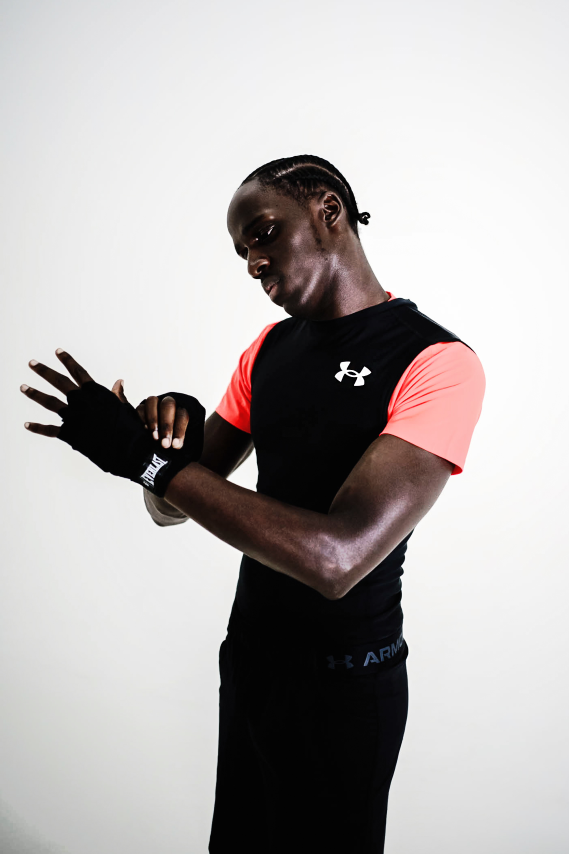
#> input picture PROJECTS/PROJECT_001/Original_Images/21.jpg, 1707 x 2560 px (shown at 1/3 size); its folder holds only this picture in this run
$ python -i edge_cleanup.py   (imports and definitions only)   (older library calls are emulated)
#> lines starting #> are read from the running program, lines starting #| are printed output that depends on the picture; after the words box and inside, x2 and y2 are one past the last pixel; in counts of white or black regions, pixels touching at a corner belong together
"""Deterministic Stage 3 edge cleanup for editorial sports composites.

All image arrays are RGB uint8 unless otherwise documented. This module never calls
an image-generation model; its edits are restricted to the detected subject boundary.
"""
from __future__ import annotations

import numpy as np
import cv2


# [23 lines left out: function detect_white_rim_heatmap, not called in this run]


def extract_nocturnal_sky_fg_mask(
    roi_rgb: np.ndarray, min_sky_area: int = 120
) -> np.ndarray:
    """Color-key a cool dark sky for the dedicated nocturnal-track workflow only."""
    if roi_rgb.ndim != 3 or roi_rgb.shape[2] != 3:
        raise ValueError("roi_rgb must be an HxWx3 RGB array")
    R, G, B = roi_rgb[:, :, 0], roi_rgb[:, :, 1], roi_rgb[:, :, 2]
    luma = 0.299 * R + 0.587 * G + 0.114 * B
    sky_raw = (R <= 15) & (G <= 27) & (B <= 48) & ((B - R) >= 6.0) & (luma <= 26.0)
    n, labels, stats, _ = cv2.connectedComponentsWithStats(sky_raw.astype(np.uint8), connectivity=8)
    clean_sky = np.zeros_like(labels, dtype=np.uint8)
    for label in range(1, n):
        if stats[label, cv2.CC_STAT_AREA] >= min_sky_area:
            clean_sky[labels == label] = 1
    return (1 - clean_sky).astype(np.uint8)


def build_auto_protection_mask(
    roi_rgb: np.ndarray,
    footwear_boxes: list[tuple[int, int, int, int]] | None = None,
    accessory_boxes: list[tuple[int, int, int, int]] | None = None,
    exclude_boxes: list[tuple[int, int, int, int]] | None = None,
) -> tuple[np.ndarray, np.ndarray]:
    """Protect intentional white/color detail; boxes use ROI-local (x0,y0,x1,y1)."""
    rh, rw, channels = roi_rgb.shape
    if channels != 3:
        raise ValueError("roi_rgb must be an HxWx3 RGB array")
    R, G, B = roi_rgb[:, :, 0], roi_rgb[:, :, 1], roi_rgb[:, :, 2]
    luma = 0.299 * R + 0.587 * G + 0.114 * B
    sat = np.max(roi_rgb, axis=2) - np.min(roi_rgb, axis=2)

    acc_mask = np.zeros((rh, rw), dtype=np.float32)
    for x0, y0, x1, y1 in accessory_boxes or []:
        x0, y0, x1, y1 = _clip_box((x0, y0, x1, y1), rw, rh)
        sub_sat = (sat[y0:y1, x0:x1] > 58.0).astype(np.float32)
        acc_mask[y0:y1, x0:x1] = cv2.GaussianBlur(sub_sat, (3, 3), 0.7)

    fw_zone = np.zeros((rh, rw), dtype=bool)
    for box in footwear_boxes or []:
        x0, y0, x1, y1 = _clip_box(box, rw, rh)
        fw_zone[y0:y1, x0:x1] = True
    is_skin_tone = (R > G + 14) & (G > B + 6) & (R < 215) & ((R - G) < 85)
    is_white_part = (luma > 125) & (sat < 48) & (~is_skin_tone)
    is_red_part = (R > 110) & ((R - G) > 55)
    is_blue_sole = (B > R + 20) & (luma > 35)
    fw_keep = fw_zone & (is_white_part | is_red_part | is_blue_sole)
    fw_protect = cv2.dilate(
        fw_keep.astype(np.uint8), cv2.getStructuringElement(cv2.MORPH_ELLIPSE, (5, 5))
    ).astype(np.float32)

    for box in exclude_boxes or []:
        x0, y0, x1, y1 = _clip_box(box, rw, rh)
        acc_mask[y0:y1, x0:x1] = 0.0
        fw_protect[y0:y1, x0:x1] = 0.0
    fw_protect = cv2.GaussianBlur(fw_protect, (3, 3), 0.8)
    return np.clip(np.maximum(acc_mask, fw_protect), 0.0, 1.0), fw_protect


def _clip_box(box: tuple[int, int, int, int], width: int, height: int) -> tuple[int, int, int, int]:
    x0, y0, x1, y1 = box
    x0, x1 = max(0, min(width, x0)), max(0, min(width, x1))
    y0, y1 = max(0, min(height, y0)), max(0, min(height, y1))
    if x1 <= x0 or y1 <= y0:
        raise ValueError(f"Empty or invalid box: {box}")
    return x0, y0, x1, y1


def remove_studio_white_rim(
    img_u8: np.ndarray,
    fg_mask: np.ndarray | None = None,
    roi_box: tuple[int, int, int, int] | None = None,
    footwear_boxes: list[tuple[int, int, int, int]] | None = None,
    accessory_boxes: list[tuple[int, int, int, int]] | None = None,
    exclude_boxes: list[tuple[int, int, int, int]] | None = None,
    fingertip_boxes: list[tuple[int, int, int, int]] | None = None,
    skin_cap_rgb: tuple[float, float, float] = (124.0, 80.0, 58.0),
    rim_width_px: float = 11.0,
    min_grazing_mult: float = 0.40,
    grain_std: float = 1.1,
    seed: int = 42,
) -> np.ndarray:
    """Reduce studio-white edge spill only near a foreground boundary.

    `img_u8` must be RGB. `fg_mask` is HxW with 0/255 (or boolean) foreground.
    All boxes are global image coordinates; `roi_box` is (x0,y0,x1,y1).
    Returns RGB uint8. Always inspect the diagnostic mask and final edge crops.
    """
    if img_u8.dtype != np.uint8 or img_u8.ndim != 3 or img_u8.shape[2] != 3:
        raise ValueError("img_u8 must be an HxWx3 RGB uint8 array")
    H, W, _ = img_u8.shape
    x0, y0, x1, y1 = roi_box if roi_box is not None else (0, 0, W, H)
    x0, y0, x1, y1 = _clip_box((x0, y0, x1, y1), W, H)
    roi = img_u8[y0:y1, x0:x1].astype(np.float32)
    rh, rw, _ = roi.shape

    def to_local(boxes):
        if not boxes:
            return []
        result = []
        for ax, ay, bx, by in boxes:
            result.append(_clip_box((ax - x0, ay - y0, bx - x0, by - y0), rw, rh))
        return result

    if fg_mask is None:
        fg = extract_nocturnal_sky_fg_mask(roi.astype(np.uint8))
    else:
        if fg_mask.shape[:2] != (H, W):
            raise ValueError("fg_mask dimensions must match img_u8")
        fg = (fg_mask[y0:y1, x0:x1] > 0).astype(np.uint8)
    dist_in = cv2.distanceTransform(fg, cv2.DIST_L2, 5)

    edge_inpaint = ((fg > 0) & (dist_in <= 6.0)).astype(np.uint8)
    bg_inpainted = np.zeros_like(roi)
    for channel in range(3):
        bg_inpainted[:, :, channel] = cv2.inpaint(
            roi[:, :, channel].astype(np.uint8), edge_inpaint, 7, cv2.INPAINT_TELEA
        ).astype(np.float32)
    bg_local = cv2.GaussianBlur(bg_inpainted, (15, 15), 4.0)

    protect, fw_protect = build_auto_protection_mask(
        roi, footwear_boxes=to_local(footwear_boxes),
        accessory_boxes=to_local(accessory_boxes), exclude_boxes=to_local(exclude_boxes)
    )
    dist_smooth = cv2.GaussianBlur(dist_in, (9, 9), 2.2)
    gx = cv2.Sobel(dist_smooth, cv2.CV_32F, 1, 0, ksize=5)
    gy = cv2.Sobel(dist_smooth, cv2.CV_32F, 0, 1, ksize=5)
    gnorm = np.sqrt(gx * gx + gy * gy) + 1e-6
    nx, ny = gx / gnorm, gy / gnorm
    yy, xx = np.mgrid[0:rh, 0:rw].astype(np.float32)

    low = cv2.GaussianBlur(roi, (5, 5), 1.1)
    high = roi - low
    luma = 0.299 * roi[:, :, 0] + 0.587 * roi[:, :, 1] + 0.114 * roi[:, :, 2]
    low_luma = 0.299 * low[:, :, 0] + 0.587 * low[:, :, 1] + 0.114 * low[:, :, 2]
    local_thick = cv2.dilate(dist_in, cv2.getStructuringElement(cv2.MORPH_ELLIPSE, (19, 19)))
    step1 = np.clip(9.5 - dist_in, 0.0, np.maximum(local_thick - dist_in + 1.0, 2.5))
    step2 = np.clip(14.5 - dist_in, 0.0, np.maximum(local_thick - dist_in + 2.0, 3.5))
    ref1 = cv2.remap(low, np.clip(xx + nx * step1, 0, rw - 1), np.clip(yy + ny * step1, 0, rh - 1), cv2.INTER_LINEAR)
    ref2 = cv2.remap(low, np.clip(xx + nx * step2, 0, rw - 1), np.clip(yy + ny * step2, 0, rh - 1), cv2.INTER_LINEAR)
    l1 = 0.299 * ref1[:, :, 0] + 0.587 * ref1[:, :, 1] + 0.114 * ref1[:, :, 2]
    l2 = 0.299 * ref2[:, :, 0] + 0.587 * ref2[:, :, 1] + 0.114 * ref2[:, :, 2]
    ref = np.where(((l2 < l1) & (l2 > 14.0))[:, :, None], ref2, ref1)
    l_ref = 0.299 * ref[:, :, 0] + 0.587 * ref[:, :, 1] + 0.114 * ref[:, :, 2]
    cap = np.array(skin_cap_rgb, dtype=np.float32)[None, None, :]
    too_bright = np.clip((l_ref - 90.0) / 68.0, 0.0, 0.85)[:, :, None]
    ref_clean = ref * (1.0 - too_bright) + cap * too_bright

    ft_zone = np.zeros((rh, rw), dtype=np.float32)
    for fx0, fy0, fx1, fy1 in to_local(fingertip_boxes):
        ft_zone[fy0:fy1, fx0:fx1] = 1.0
    if fingertip_boxes:
        ft_zone = cv2.GaussianBlur(ft_zone, (15, 15), 4.5)

    t = np.clip((dist_in - 0.7) / 9.0, 0.0, 1.0)
    t_smooth = t * t * (3.0 - 2.0 * t)
    min_m = min_grazing_mult + 0.18 * ft_zone
    grazing_mult = min_m + (1.0 - min_m) * t_smooth
    target_low = ref_clean * grazing_mult[:, :, None]
    target_luma = 0.299 * target_low[:, :, 0] + 0.587 * target_low[:, :, 1] + 0.114 * target_low[:, :, 2]
    ew = np.clip((rim_width_px - dist_in) / (rim_width_px - 3.2), 0.0, 1.0)
    ew = ew * ew * (3.0 - 2.0 * ew) * (fg > 0).astype(np.float32) * (1.0 - protect)
    excess = np.clip((low_luma - target_luma) / 20.0, 0.0, 1.0)
    blend_w = ew * excess
    new_low = low * (1.0 - blend_w[:, :, None]) + target_low * blend_w[:, :, None]

    cloth_edge = np.clip((5.0 - dist_in) / 3.4, 0.0, 1.0) * (fg > 0).astype(np.float32) * (1.0 - protect)
    is_dark = np.clip((38.0 - l_ref) / 18.0, 0.0, 1.0)
    dark_flare = np.clip((low_luma - (l_ref * 0.82 + 1.5)) / 12.0, 0.0, 1.0)
    w_dark = cloth_edge * is_dark * dark_flare
    dark_target = ref * 0.70 + bg_local * 0.30
    new_low = new_low * (1.0 - w_dark[:, :, None]) + dark_target * w_dark[:, :, None]

    new_luma = 0.299 * new_low[:, :, 0] + 0.587 * new_low[:, :, 1] + 0.114 * new_low[:, :, 2]
    ratio = np.clip((new_luma + 8.0) / (low_luma + 8.0), 0.22, 1.0)[:, :, None]
    high_scaled = np.where(high > 0, high * (ratio ** 1.65), high * ratio)
    out_roi = new_low + high_scaled
    subpx = np.clip((2.15 - dist_in) / 1.55, 0.0, 1.0) * (fg > 0).astype(np.float32) * (1.0 - protect)
    orig_rim_flag = np.clip((luma - 36.0) / 52.0, 0.18, 0.72)
    w_bg = (subpx * orig_rim_flag)[:, :, None]
    out_roi = out_roi * (1.0 - w_bg) + bg_local * w_bg

    fw_edge = (np.clip((3.5 - dist_in) / 2.8, 0.0, 1.0) * (fg > 0) * fw_protect)[:, :, None]
    cool_shade = out_roi * np.array([0.76, 0.81, 0.88], dtype=np.float32)
    out_roi = out_roi * (1.0 - 0.58 * fw_edge) + cool_shade * (0.58 * fw_edge)
    fw_1px = (np.clip((1.75 - dist_in) / 1.15, 0.0, 1.0) * (fg > 0) * fw_protect)[:, :, None]
    out_roi = out_roi * (1.0 - 0.40 * fw_1px) + bg_local * (0.40 * fw_1px)

    rng = np.random.default_rng(seed)
    grain = rng.normal(0.0, grain_std, size=(rh, rw, 1)).astype(np.float32)
    mod_mask = np.clip(np.maximum(blend_w, w_dark), 0.0, 1.0)[:, :, None]
    out_roi = np.clip(out_roi + grain * mod_mask * 0.65, 0.0, 255.0)
    result = img_u8.copy()
    result[y0:y1, x0:x1] = np.round(out_roi).astype(np.uint8)
    return result

>>> import cv2
>>> picture = cv2.imread('../../PROJECTS/PROJECT_001/Original_Images/21.jpg')
#> picture is the input picture: shape (2560, 1707, 3); mean B, G, R 175.6, 176.1, 180.2
>>> result = remove_studio_white_rim(picture)
#> in extract_nocturnal_sky_fg_mask, `sky_raw = (R <= 15) & (G <= 27) & (B <= 48) & ((B - R) >= 6.0) & (luma..`:
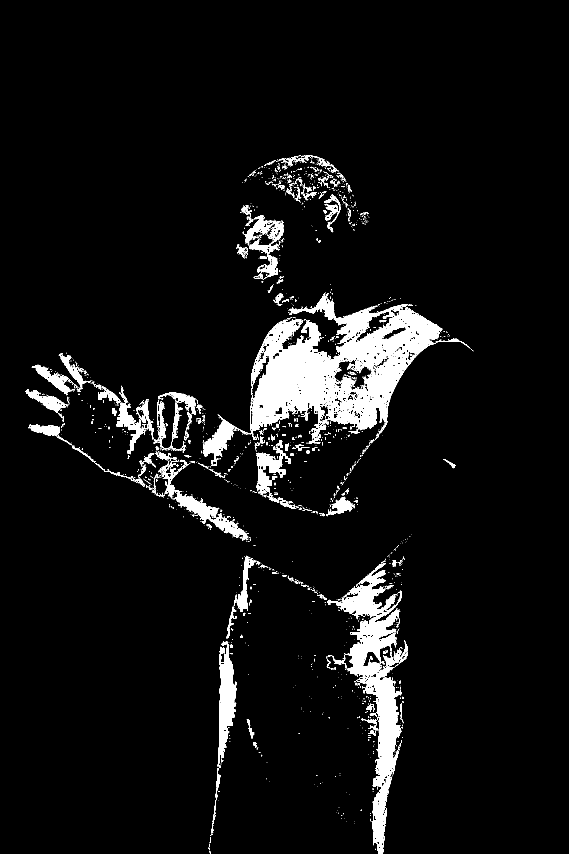
#> sky_raw: shape (2560, 1707) bool (shown at 1/3 size); 5.7% white; 2439 white regions (2152 under 20 px), largest, box (x1, y1, x2, y2) and area: (751, 912, 1412, 1331) 104183, (981, 1689, 1224, 2560) 50337, (653, 1924, 709, 2304) 10384
#> in extract_nocturnal_sky_fg_mask, `n, labels, stats, _ = cv2.connectedComponentsWithStats(sky_raw.astype(..`:
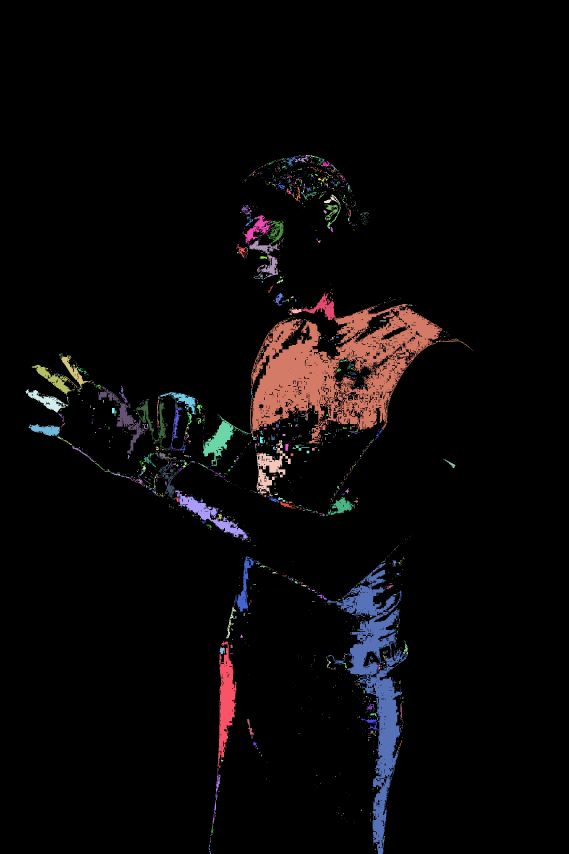
#> labels: shape (2560, 1707) int32 (shown at 1/3 size); 2440 distinct labels, from 0 to 2439; one colour per label, 0 black
#> in extract_nocturnal_sky_fg_mask, `n, labels, stats, _ = cv2.connectedComponentsWithStats(sky_raw.astype(..`: n = 2440; stats = 2440 rows, first 6: [0, 0, 1707, 2560, 4122914], [912, 465, 4, 2, 4], [917, 465, 14, 6, 47], [894, 466, 8, 3, 11], [904, 467, 9, 3, 11], [932, 466, 24, 8, 64]
#> in remove_studio_white_rim, `yy, xx = np.mgrid[0:rh, 0:rw].astype(np.float32)`:
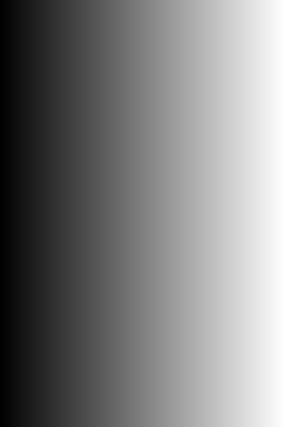
#> xx: shape (2560, 1707) float32 (shown at 1/6 size); min 0, max 1706, mean 853; drawn with min black and max white
#> in remove_studio_white_rim, `high = roi - low`:
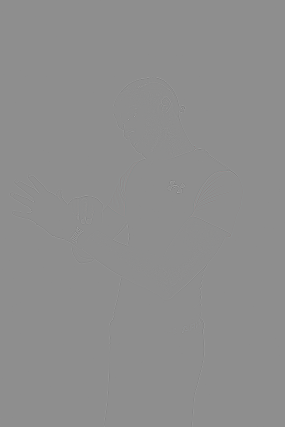
#> high: shape (2560, 1707, 3) float32 (shown at 1/6 size); mean B, G, R 0, 0, 0; drawn with min black and max white
#> in remove_studio_white_rim, `cap = np.array(skin_cap_rgb, dtype=np.float32)[None, None, :]`: cap = [[124, 80, 58]]
#> in remove_studio_white_rim, `too_bright = np.clip((l_ref - 90.0) / 68.0, 0.0, 0.85)[:, :, None]`:
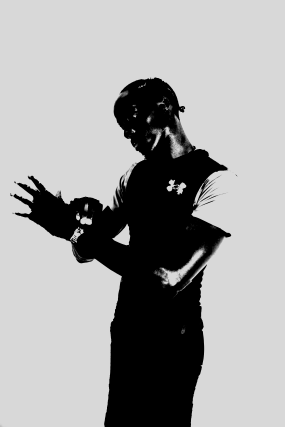
#> too_bright: shape (2560, 1707, 1) float32 (shown at 1/6 size); min 0, max 0.85, mean 0.629
#> in remove_studio_white_rim, `ref_clean = ref * (1.0 - too_bright) + cap * too_bright`:
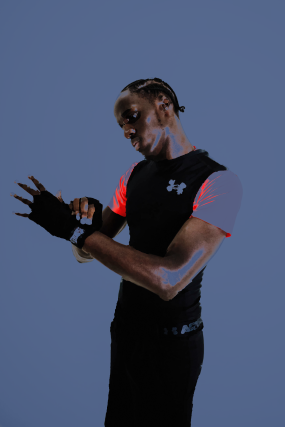
#> ref_clean: shape (2560, 1707, 3) float32 (shown at 1/6 size); mean B, G, R 105.4, 80.1, 69.2
#> in remove_studio_white_rim, `t = np.clip((dist_in - 0.7) / 9.0, 0.0, 1.0)`:
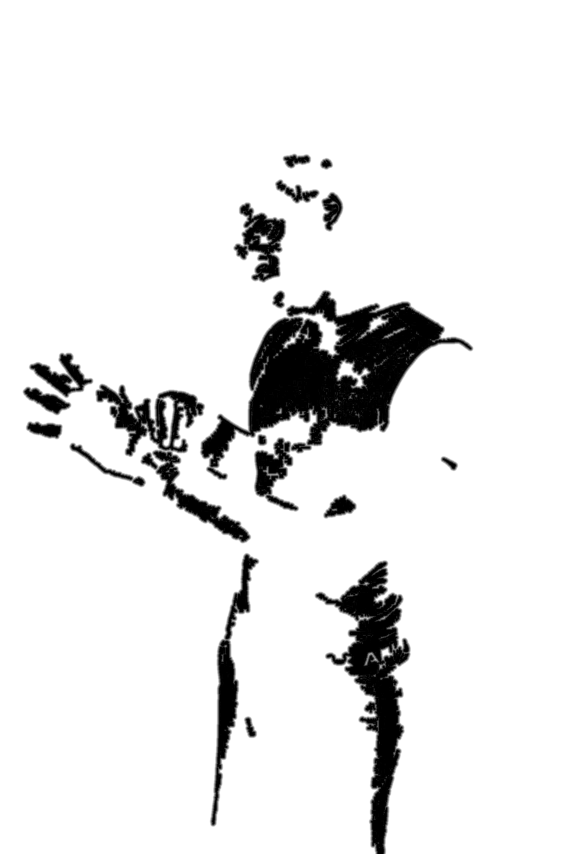
#> t: shape (2560, 1707) float32 (shown at 1/3 size); min 0, max 1, mean 0.913

$ run again, on PROJECTS/PROJECT_001/Original_Images/athlete-original.png
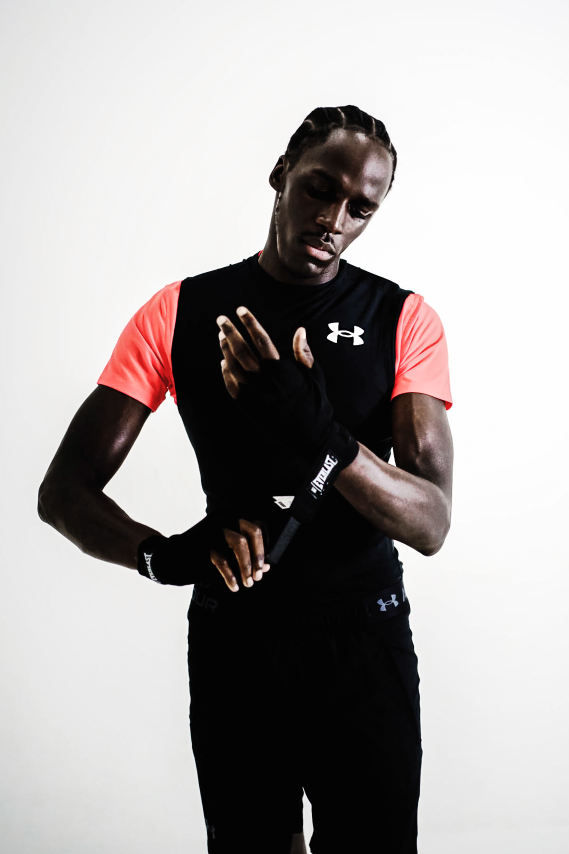
#> input picture PROJECTS/PROJECT_001/Original_Images/athlete-original.png, 1707 x 2560 px (shown at 1/3 size)
#> picture is the input picture: shape (2560, 1707, 3); mean B, G, R 163.8, 164.4, 168.3
#> sky_raw: shape (2560, 1707) bool; 4.7% white; 3003 white regions (2596 under 20 px), largest, box (x1, y1, x2, y2) and area: (1038, 1580, 1258, 2560) 30585, (973, 801, 1225, 1253) 28923, (124, 1456, 493, 1700) 20589
#> in extract_nocturnal_sky_fg_mask, `n, labels, stats, _ = cv2.connectedComponentsWithStats(sky_raw.astype(..`:
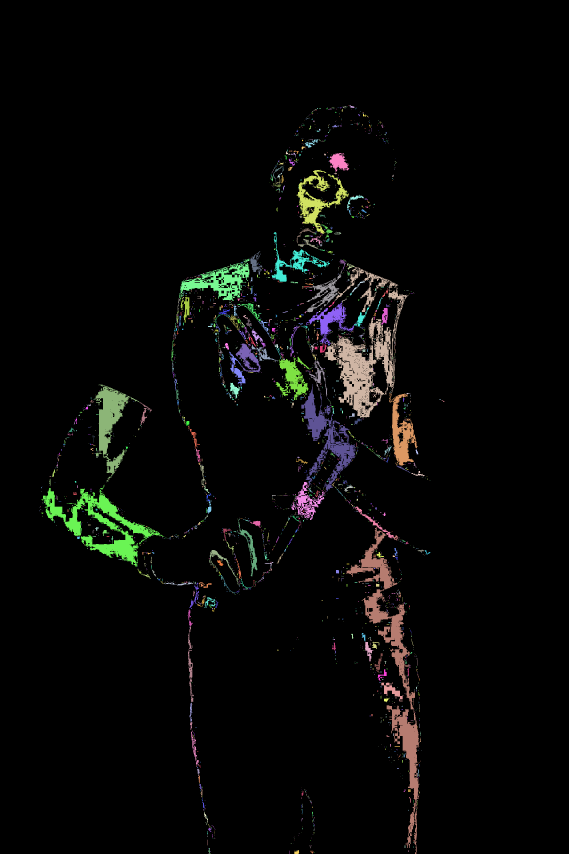
#> labels: shape (2560, 1707) int32 (shown at 1/3 size); 3004 distinct labels, from 0 to 3003; one colour per label, 0 black
#> n = 3004
#> edge_inpaint: shape (2560, 1707); values 0 (black) and 1 (white), 4.7% white; 1199 white regions (1089 under 20 px), largest, box (x1, y1, x2, y2) and area: (911, 773, 1259, 1403) 41976, (650, 904, 1076, 1566) 39015, (1032, 1514, 1264, 2560) 30699
#> is_skin_tone: shape (2560, 1707) bool; 0.03% white; 52 white regions (48 under 20 px), largest, box (x1, y1, x2, y2) and area: (1132, 1795, 1163, 1833) 540, (1172, 1784, 1197, 1822) 378, (1209, 1781, 1214, 1804) 60, (1207, 1768, 1211, 1780) 21
#> is_white_part: shape (2560, 1707) bool; 65.4% white; 131 black regions (118 under 20 px), largest, box (x1, y1, x2, y2) and area: (113, 315, 1358, 2560) 1507487, (1119, 1378, 1264, 1466) 1777, (1299, 1261, 1340, 1360) 1311
#> is_red_part: shape (2560, 1707) bool; 0% white in thin lines or dots, all inside (x1, y1, x2, y2) = (777, 764, 778, 765)
#> is_blue_sole: shape (2560, 1707) bool; 5% white; 439 white regions (363 under 20 px), largest, box (x1, y1, x2, y2) and area: (1173, 879, 1359, 1396) 57800, (289, 840, 551, 1239) 52592, (1024, 1324, 1321, 1650) 32855
#> cap = [[124, 80, 58]]
#> in remove_studio_white_rim, `t = np.clip((dist_in - 0.7) / 9.0, 0.0, 1.0)`:
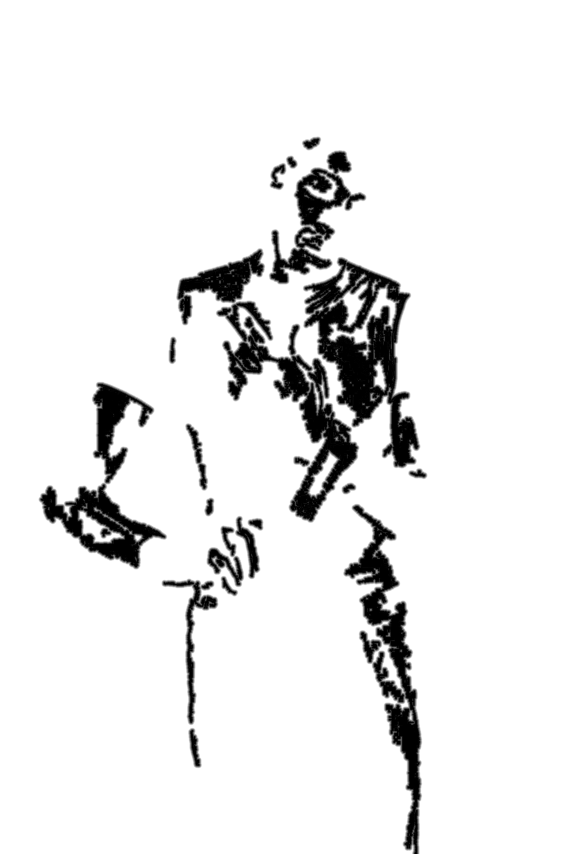
#> t: shape (2560, 1707) float32 (shown at 1/3 size); min 0, max 1, mean 0.918
